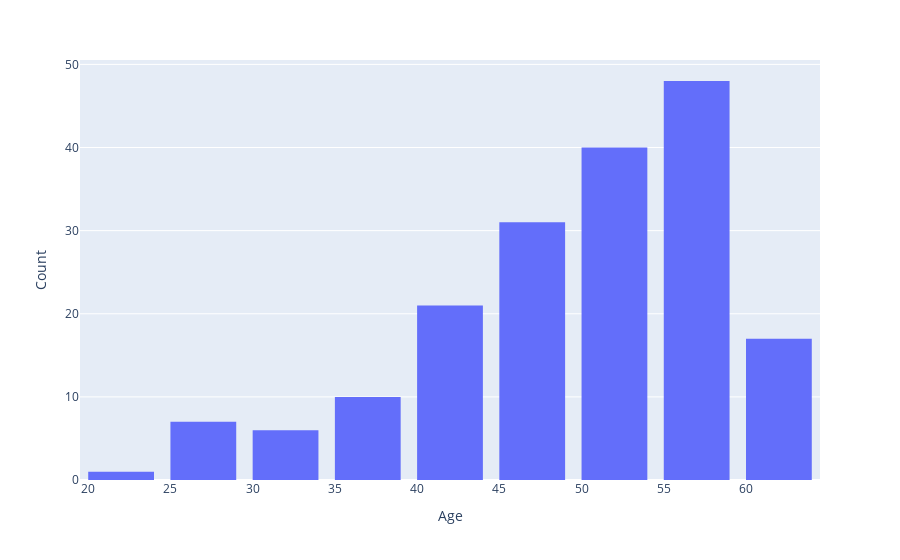

Notebook code for this chart:
### Markdown cell above
<h2>Age distribution among different age groups</h2>

### Code cell
#Plotting age distribution of patients who are betweeen 19 to 60years old

age_bracket2 = data.query("(Age >= 19) and (Age <= 60)").reset_index()
print(f"Patients who are of age 19 to 60: {age_bracket2.shape[0]:,}")


fig = px.histogram(age_bracket2, x="Age")
fig.update_layout(yaxis_title='Count', xaxis_title='Age', bargap=0.2)
fig.show()

### Figure 1 — Plotly figure (JSON) as saved in the notebook; plotly's stock layout.template omitted (floating-point values rounded to 4 significant figures; data arrays with more than 128 entries replaced by an {"elided": "..."} marker saying what was removed)
{"data": [{"alignmentgroup": "True", "bingroup": "x", "hovertemplate": "Age=%{x}<br>count=%{y}<extra></extra>", "legendgroup": "", "marker": {"color": "#636efa", "pattern": {"shape": ""}}, "name": "", "offsetgroup": "", "orientation": "v", "showlegend": false, "type": "histogram", "x": {"elided": "181 int values"}, "xaxis": "x", "yaxis": "y"}], "layout": {"bargap": 0.2, "barmode": "relative", "legend": {"tracegroupgap": 0}, "margin": {"t": 60}, "xaxis": {"anchor": "y", "domain": [0, 1], "title": {"text": "Age"}}, "yaxis": {"anchor": "x", "domain": [0, 1], "title": {"text": "Count"}}}}
